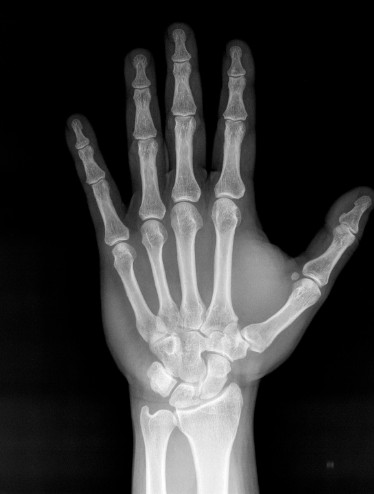
#> input picture mano.jpg, 374 x 494 px
$ python p4parte1.py
#> lines starting #> are read from the running program, lines starting #| are printed output that depends on the picture
import cv2
import numpy as np
import matplotlib.pyplot as plt
img = cv2.imread('mano.jpg', cv2.IMREAD_GRAYSCALE)
#> img is the input picture: shape (494, 374); min 0, max 255, mean 53.1
if img is None:
    print("Error: no se encontró la imagen")
    exit()
rows, cols = img.shape
#> rows = 494; cols = 374
M1 = np.float32([[1, 0, 50],
                 [0, 1, 30]])
traslacion1 = cv2.warpAffine(img, M1, (cols, rows))
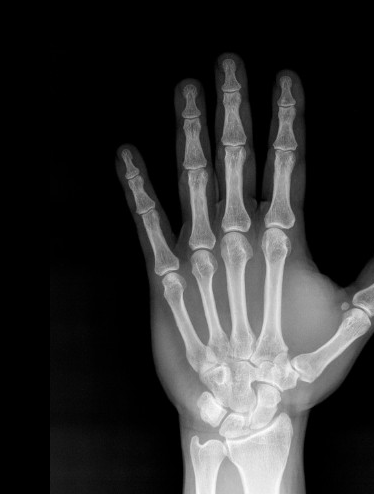
#> traslacion1: shape (494, 374); min 0, max 254, mean 47.1
M2 = np.float32([[1, 0, 20.5],
                 [0, 1, 15.5]])
traslacion2 = cv2.warpAffine(img, M2, (cols, rows))
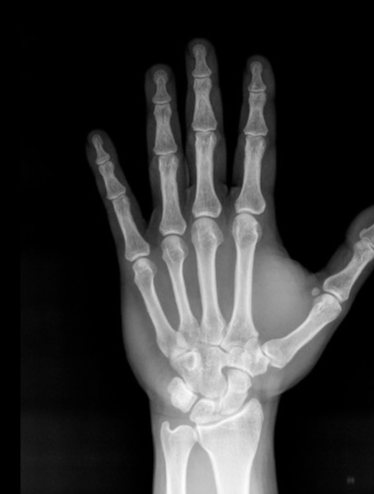
#> traslacion2: shape (494, 374); min 0, max 253, mean 50.5
centro = (cols // 2, rows // 2)
#> centro = (187, 247)
M_rot = cv2.getRotationMatrix2D(centro, 45, 1)
rotada = cv2.warpAffine(img, M_rot, (cols, rows))
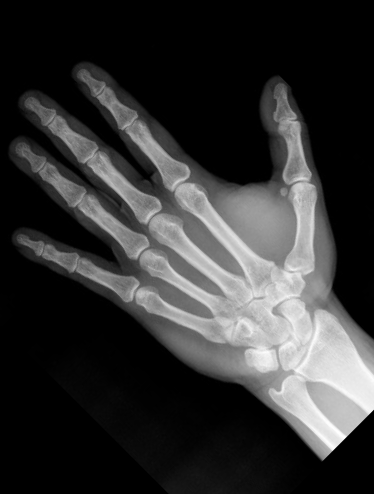
#> rotada: shape (494, 374); min 0, max 254, mean 51.2
escala_150 = cv2.resize(img, None, fx=1.5, fy=1.5, interpolation=cv2.INTER_LINEAR)
escala_50 = cv2.resize(img, None, fx=0.5, fy=0.5, interpolation=cv2.INTER_LINEAR)
plt.figure(figsize=(12,10))
plt.subplot(2,3,1)
plt.imshow(img, cmap='gray')
plt.title("Original")
plt.axis('off')
plt.subplot(2,3,2)
plt.imshow(traslacion1, cmap='gray')
plt.title("Traslación (50,30)")
plt.axis('off')
plt.subplot(2,3,3)
plt.imshow(traslacion2, cmap='gray')
plt.title("Traslación decimal")
plt.axis('off')
plt.subplot(2,3,4)
plt.imshow(rotada, cmap='gray')
plt.title("Rotación 45°")
plt.axis('off')
plt.tight_layout()
plt.show()
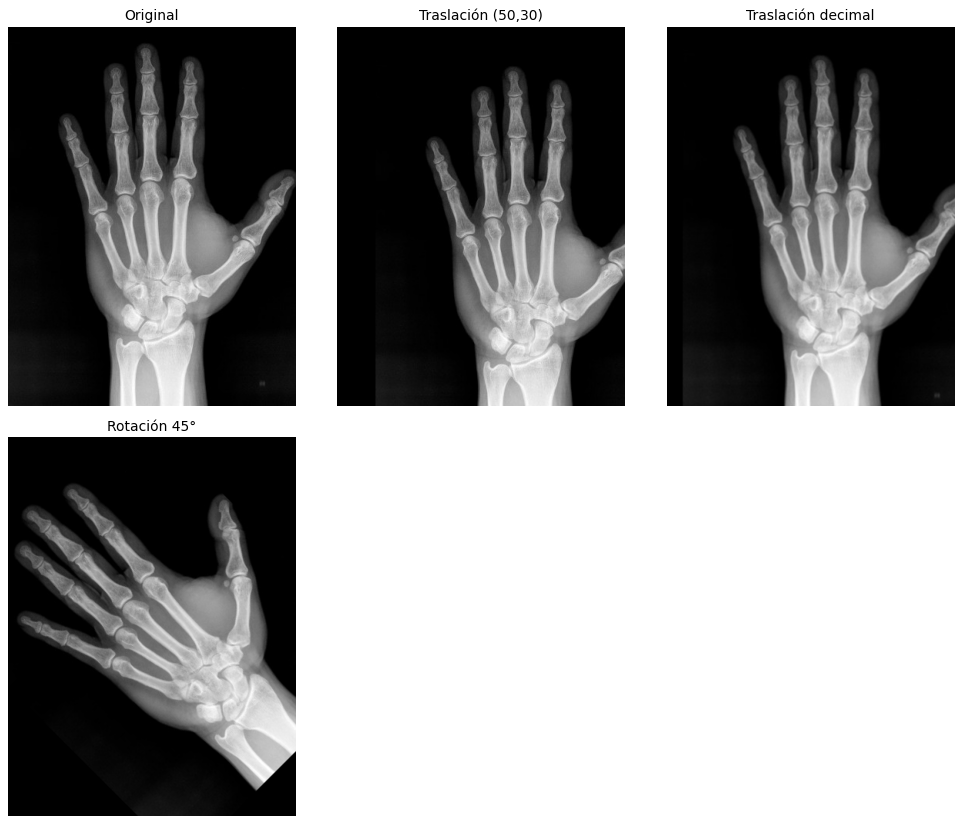
#> figure drawn by matplotlib, 4 panels
plt.figure(figsize=(15,5))
plt.subplot(1,3,1)
plt.imshow(img, cmap='gray')
plt.title(f"Original {img.shape}")
plt.axis('off')
plt.subplot(1,3,2)
plt.imshow(escala_150, cmap='gray')
plt.title(f"150% {escala_150.shape}")
plt.axis('off')
plt.subplot(1,3,3)
plt.imshow(escala_50, cmap='gray')
plt.title(f"50% {escala_50.shape}")
plt.axis('off')
plt.show()
cv2.imshow("Original", img)
cv2.imshow("Escala 150%", escala_150)
cv2.imshow("Escala 50%", escala_50)
cv2.waitKey(0)
cv2.destroyAllWindows()
